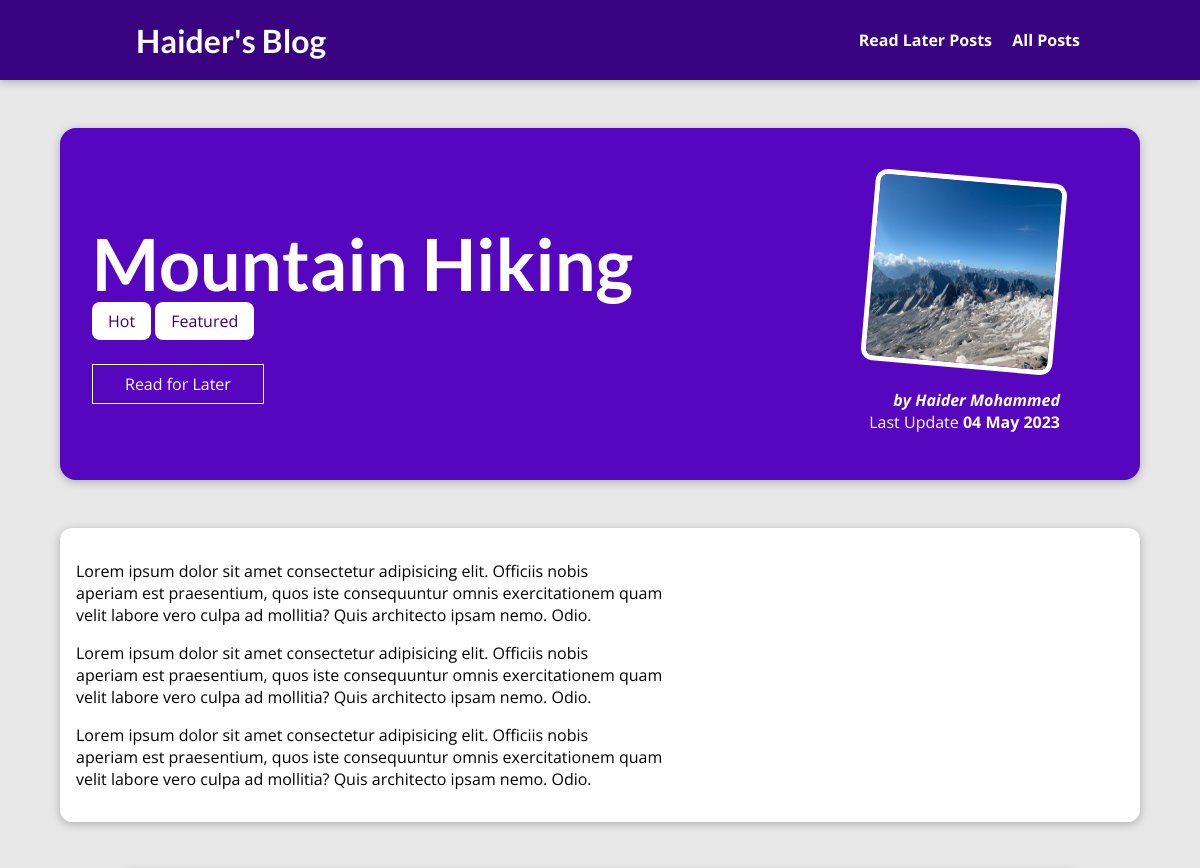
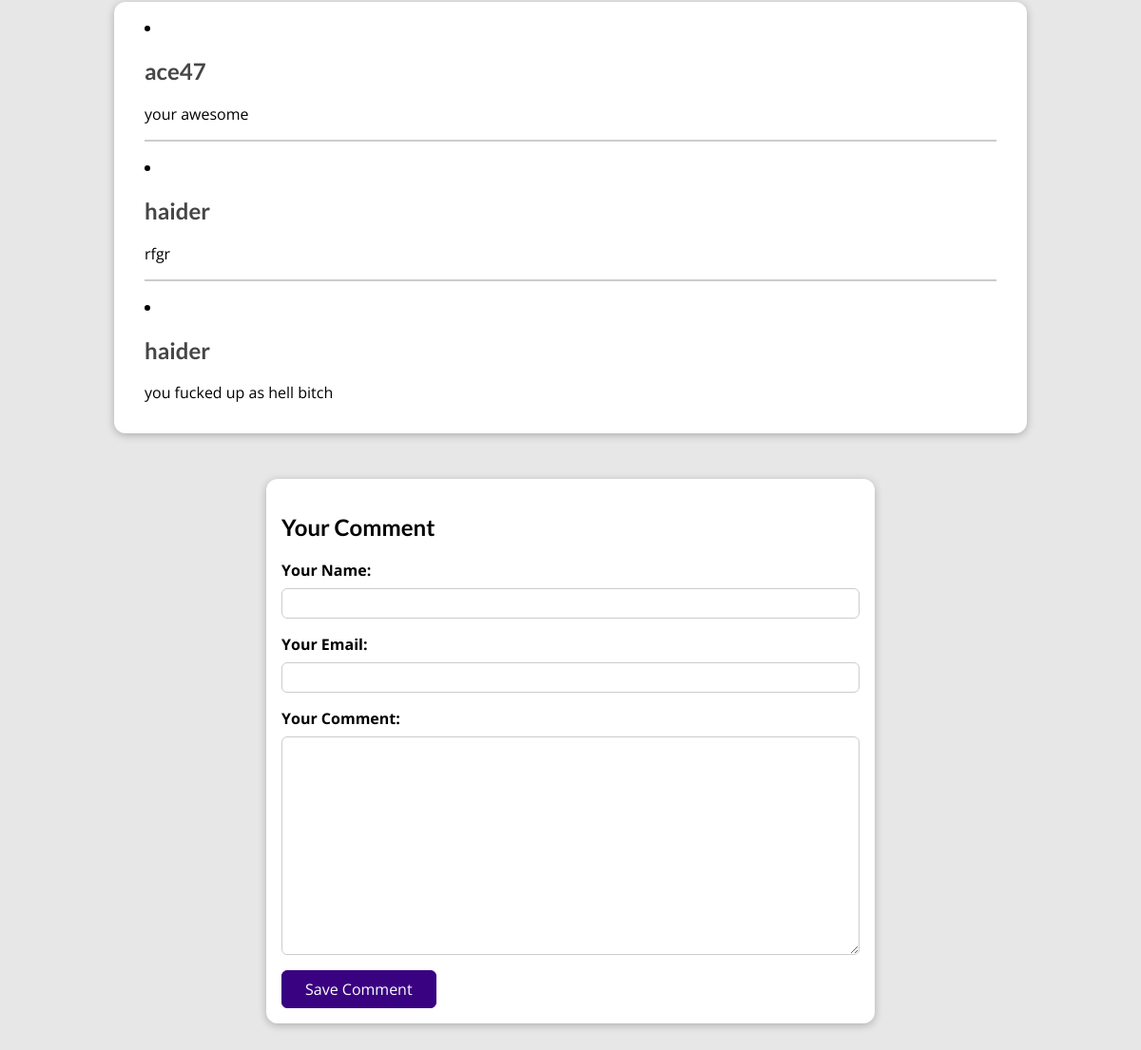
The page /posts/hike-in-the-mountains on the database its author committed (2 pictures, top to bottom).
### blog/models.py (models this page shows, shortened)
class Post(models.Model):
    title =models.CharField(max_length=150)
    excerpt =models.CharField(max_length=200)
    image_name = models.FileField(upload_to='posts',null=True)
    date = models.DateField(auto_now=True)
    slug = models.SlugField(unique=True,db_index=True) # the slug field has db_index is true by default
    content = models.TextField(validators=[MinLengthValidator(10)])
    auther = models.ForeignKey(Auther, on_delete=models.SET_NULL,null=True,related_name='posts')
    tag =models.ManyToManyField(Tag)

class Tag(models.Model):
    caption= models.CharField(max_length=20)

class Auther(models.Model):
    first_name =models.CharField(max_length=100)
    last_name =models.CharField(max_length=100)
    email_address =models.EmailField()
    def full_name(self):
        return f'{self.first_name} {self.last_name}'
    def __str__(self):
        return self.full_name()

class Comment(models.Model):
    user_name =models.CharField(max_length=120)
    user_email =models.EmailField()
    text =models.TextField(max_length=400)
    post =models.ForeignKey(Post, on_delete=models.CASCADE,related_name='comments')

### blog/views.py (the view, shortened to what this page needs)
# urls.py: path('posts/<slug:slug>',views.SinglePostView.as_view(),name='post-detail-page'),
class SinglePostView(View):
    def is_stored_post(self,request,post_id):
        stored_posts =request.session.get('stored_posts')
        if stored_posts is not None:
            is_saved_for_later =post_id in stored_posts
        else:
            is_saved_for_later =False
        return is_saved_for_later
    def get(self,request,slug):
        post=Post.objects.get(slug=slug)
        context={
            'post':post,
            'post_tags':post.tag.all(),
            'comment_form':CommentForm(),
            'comments':post.comments.all().order_by('-id'),
            'saved_for_later':self.is_stored_post(request,post.id)
        }
        return render(request,'blog/post-detail.html',context)

### blog/forms.py
class CommentForm(forms.ModelForm):
    class Meta:
        model = Comment
        exclude=['post']
        labels={
            'user_name':'Your Name',
            'user_email':'Your Email',
            'text':'Your Comment',
        }

### blog/templates/blog/post-detail.html (shortened to what this page needs)
{% extends 'base.html' %}
{% load static %}
{% block css_files %}
<link rel="stylesheet" href="{% static 'blog/post-detail.css' %}">
{% endblock css_files %}
{% block content %}
<section id='summary'>
    <h2> {{post.title}}</h2>
    <div>
        {% for tag in post_tags%}
        <span class='tag'>{{tag.caption}}</span>
        {% endfor %}
    </div>
    <div id="read-later">
        <form action="{% url "read-later"  %}" method="POST">
            <button>
                {% if saved_for_later %}
                   remove from "Read FOr Later Page"
                {% else %}
                    Read for Later
                {% endif %}
            </button>
        </form>
    </div>
    <article>
        <img src="{{post.image_name.url}}" alt="Post Title">
        <address>by <a href="mailto:{{post.auther.email_address}}"> {{post.auther}}</a></address>
        <div>
            Last Update <time>{{post.date|date:'d M Y'}}</time>
        </div>
    </article>
</section>
<main>
   {{post.content |linebreaks}}
</main>
<section id="comments">
    {% for comment in comments %}
    <li>
        <h2>{{comment.user_name}}</h2>
        <p>{{comment.text |linebreaks}}</p>
    </li>
    {% endfor %}
</section>
<section id="comment-form">
    <h2>Your Comment</h2>
    <form action="{% url 'post-detail-page' post.slug %}" method="POST">
        {% for form_field in comment_form %}
        <div class="form-control {% if form_field.errors %} invalid{% endif %}">
            {{form_field.label_tag}}
            {{form_field}}
        </div>
        {% endfor %}
        <button>Save Comment</button>
    </form>
</section>
{% endblock %}

### templates/base.html (shortened to what this page needs)
{% load static %}
<!DOCTYPE html>
<html lang="en">
<head>
    <link rel="stylesheet" href="{% static 'app.css' %}">
    {% block css_files %}
    {% endblock css_files %}
</head>
<body>
    <header id="main-navigation">
        <h1><a href="{% url 'starting-page' %}">Haider's Blog</a></h1>
        <nav><a href="{% url 'read-later' %}">Read Later Posts</a>
        <a href="{% url 'posts-page' %}">All Posts</a></nav>
    </header>
    {% block content %}
    {% endblock content %}
</body>
</html>

### static/app.css (style rules this page uses)
* { box-sizing: border-box; }
html { font-family: 'Open Sans', 'Lato', sans-serif; }
body { margin: 0; }
h1, h2, h3 { font-family: 'Lato', sans-serif; font-weight: bold; }
#main-navigation { width: 100%; height: 5rem; display: flex; justify-content: space-between; align-items: center; padding: 0 10%; position: absolute; top: 0; left: 0; }
#main-navigation a { text-decoration: none; color: white; font-weight: bold; margin-left: 1rem; }

### blog/static/blog/post-detail.css (style rules this page uses)
body { background-color: #e7e7e7; }
#main-navigation { background-color: #390281; box-shadow: 0 2px 8px rgba(0, 0, 0, 0.25); }
#summary { margin: 8rem auto 3rem auto; padding: 2rem; width: 90%; max-width: 90rem; border-radius: 16px; background-color: #5706c0; position: relative; box-shadow: 0 2px 8px rgba(0, 0, 0, 0.25); height: 22rem; }
#summary h2 { color: white; font-size: 4.5rem; margin-bottom: 0.25rem; }
#summary article { position: absolute; top: 2rem; right: 3rem; padding: 1rem 2rem; border-radius: 12px; text-align: right; color: white; }
#summary article img { width: 12rem; height: 12rem; border-radius: 12px; transform: rotateZ(5deg); border: 5px solid white; margin-bottom: 1rem; }
#summary address { font-weight: bold; }
#summary a { color: white; text-decoration: none; }
#summary time { font-weight: bold; }
#read-later { margin: 2rem 0; }
#read-later button { background-color: transparent; border: 1px solid white; padding: 0.5rem 2rem; font: inherit; color: white; cursor: pointer; }
main { width: 90%; max-width: 90rem; margin: 3rem auto; background-color: white; padding: 1rem; border-radius: 12px; box-shadow: 0 2px 8px rgba(0, 0, 0, 0.25); }
.tag { background-color: white; color: #390281; padding: 0.5rem 1rem; border-radius: 8px; }
#comment-form { margin: 3rem auto; width: 90%; max-width: 40rem; border-radius: 12px; background-color: white; box-shadow: 0 2px 8px rgba(0, 0, 0, 0.25); padding: 1rem; }
#comment-form button { font: inherit; background-color: #390281; color: white; border: 1px solid #390281; padding: 0.5rem 1.5rem; border-radius: 6px; cursor: pointer; }
.form-control { margin-bottom: 1rem; }
.form-control label { font-weight: bold; margin-bottom: 0.5rem; display: block; }
.form-control input, .form-control textarea { display: block; width: 100%; font: inherit; padding: 0.25rem; border-radius: 6px; border: 1px solid #ccc; }
#comments { margin: 3rem auto; width: 90%; max-width: 60rem; border-radius: 12px; background-color: white; box-shadow: 0 2px 8px rgba(0, 0, 0, 0.25); padding: 1rem 2rem; }
#comments li { margin-bottom: 1rem; border-bottom: 2px solid #ccc; }
#comments li:last-of-type { border-bottom: none; }
#comments h2 { color: #464646; }

### rows shown on the page
Post: title "Mountain Hiking", image_name (picture), auther "Haider Mohammed", date "04 May 2023", content "Lorem ipsum dolor sit amet consectetur adipisicing elit. Officiis nobis aperiam est praesentium, quos iste consequuntur omnis exercitationem quam velit labore vero culpa ad mollitia? Quis architecto ipsam nemo. Odio. Lorem ipsum dolor sit amet consectetur adipisicing elit. Officiis nobis aperiam est praesentium, quos iste consequuntur omnis exercitationem quam velit labore vero culpa ad mollitia? Quis architecto ipsam nemo. Odio. Lorem ipsum dolor sit amet consectetur adipisicing elit. Officiis nobis aperiam est praesentium, quos iste consequuntur omnis exercitationem quam velit labore vero culpa ad mollitia? Quis architecto ipsam nemo. Odio."
Tag: caption "Hot"
Tag: caption "Featured"
Comment: user_name "ace47", text "your awesome"
Comment: user_name "haider", text "rfgr"
Comment: user_name "haider", text "you fucked up as hell bitch"
